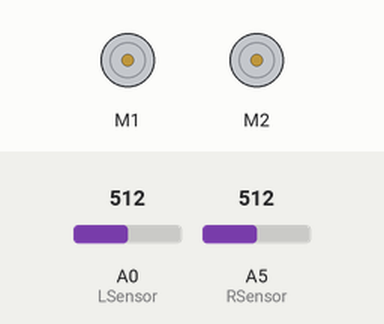
This sketch was run on a simulated Arduino Uno, built with avr-gcc and run on an emulated ATmega328P. Shown: 2 × DC motor (green arrow = forward, orange = backward, longer = faster). The inputs (shaded band) are chosen by the test bench; at power-on: A0 (LSensor) = 512, A5 (RSensor) = 512. What the sketch prints to the serial monitor is not drawn.

Above: at 1.2 s.
1.3 s: A0 (LSensor) set to 83
2.8 s: A0 (LSensor) set to 69
At 4.0 s:
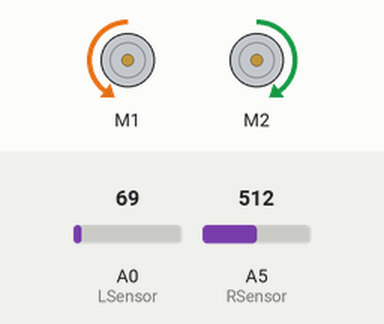
4.3 s: A5 (RSensor) set to 81
5.8 s: A5 (RSensor) set to 70
At 6.5 s:
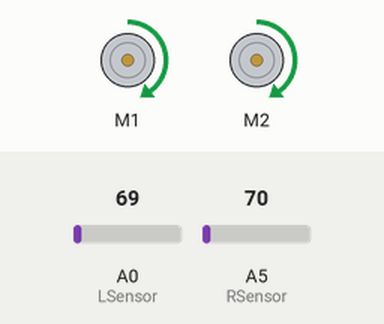
7.3 s: A0 (LSensor) set to 85
At 8.5 s:
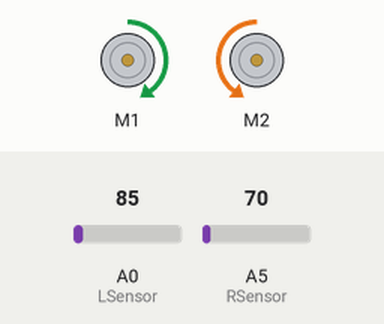
8.8 s: A0 (LSensor) set to 65
At 9.8 s:
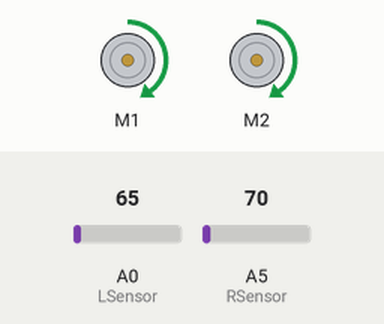
Timing chart, 0 to 11.3 s (numbered marks = the images above; inputs shaded):
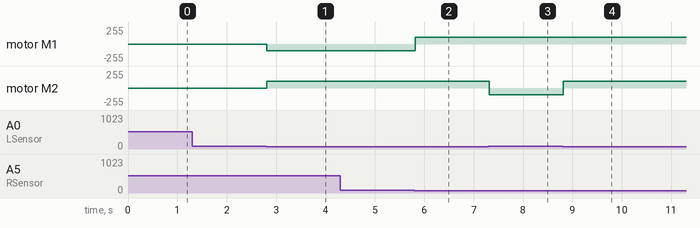

The sketch:

SELF_FINAL_1.ino
```cpp
#include <AFMotor.h>
AF_DCMotor Motor1(1);
AF_DCMotor Motor2(2);
int LSensor =A0;
int RSensor = A5;
int LSensor_val=0;
int RSensor_val=0;
int Thres = 75;

void setup()
{
  pinMode(A0,INPUT);
  pinMode(A5,INPUT);
  Motor1.setSpeed(100);
  Motor2.setSpeed(100);
  Serial.begin(9600);

}

void loop()
{
  LSensor_val=analogRead(LSensor);
  RSensor_val=analogRead(RSensor);
  Serial.println(LSensor_val);
  //delay(1000);
  Serial.println(RSensor_val);
  //delay(1000);
  if (LSensor_val > Thres && RSensor_val > Thres)
  {
    Motor1.run(RELEASE);
    Motor2.run(RELEASE);

  }
  else if (LSensor_val < Thres && RSensor_val < Thres)
  {
    Motor1.run(FORWARD);
    Motor2.run(FORWARD);
  }
  else if (LSensor_val < Thres && RSensor_val > Thres)
  {
    Motor1.run(BACKWARD);
    Motor2.run(FORWARD);
  }
  else if (LSensor_val > Thres && RSensor_val < Thres)
  {
    Motor1.run(FORWARD);
    Motor2.run(BACKWARD);
  }


}
```

Measured:
- the behaviour switches between 75 and 74 on A0 (LSensor) (found by bisection; images 0 and 1)
- the behaviour switches between 75 and 74 on A5 (RSensor) (found by bisection; images 1 and 2)
- after the input at 2.8 s, motor M1: stopped → backward 100/255 at once; motor M2: stopped → forward 100/255 at once
- after the input at 5.8 s, motor M1: backward 100/255 → forward 100/255 at once
- after the input at 7.3 s, motor M2: forward 100/255 → backward 100/255 at once
- after the input at 8.8 s, motor M2: backward 100/255 → forward 100/255 at once
